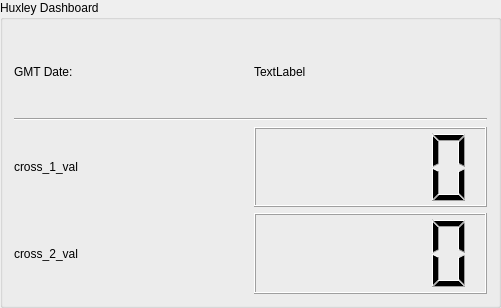
<?xml version="1.0" encoding="UTF-8"?>
<ui version="4.0">
 <class>dash_group</class>
 <widget class="QGroupBox" name="dash_group">
  <property name="geometry">
   <rect>
    <x>0</x>
    <y>0</y>
    <width>501</width>
    <height>308</height>
   </rect>
  </property>
  <property name="windowTitle">
   <string>GroupBox</string>
  </property>
  <property name="title">
   <string>Huxley Dashboard</string>
  </property>
  <layout class="QGridLayout" name="gridLayout">
   <item row="1" column="0">
    <widget class="Line" name="line">
     <property name="orientation">
      <enum>Qt::Horizontal</enum>
     </property>
    </widget>
   </item>
   <item row="0" column="0">
    <layout class="QHBoxLayout" name="horizontalLayout">
     <item>
      <widget class="QLabel" name="dash_time_lbl">
       <property name="text">
        <string>GMT Date:</string>
       </property>
      </widget>
     </item>
     <item>
      <widget class="QLabel" name="label">
       <property name="text">
        <string>TextLabel</string>
       </property>
      </widget>
     </item>
    </layout>
   </item>
   <item row="2" column="0">
    <layout class="QHBoxLayout" name="horizontalLayout_2">
     <item>
      <widget class="QLabel" name="label_2">
       <property name="text">
        <string>cross_1_val</string>
       </property>
      </widget>
     </item>
     <item>
      <widget class="QLCDNumber" name="lcdNumber"/>
     </item>
    </layout>
   </item>
   <item row="3" column="0">
    <layout class="QHBoxLayout" name="horizontalLayout_3">
     <item>
      <widget class="QLabel" name="label_3">
       <property name="text">
        <string>cross_2_val</string>
       </property>
      </widget>
     </item>
     <item>
      <widget class="QLCDNumber" name="lcdNumber_2"/>
     </item>
    </layout>
   </item>
  </layout>
 </widget>
 <resources/>
 <connections/>
</ui>
